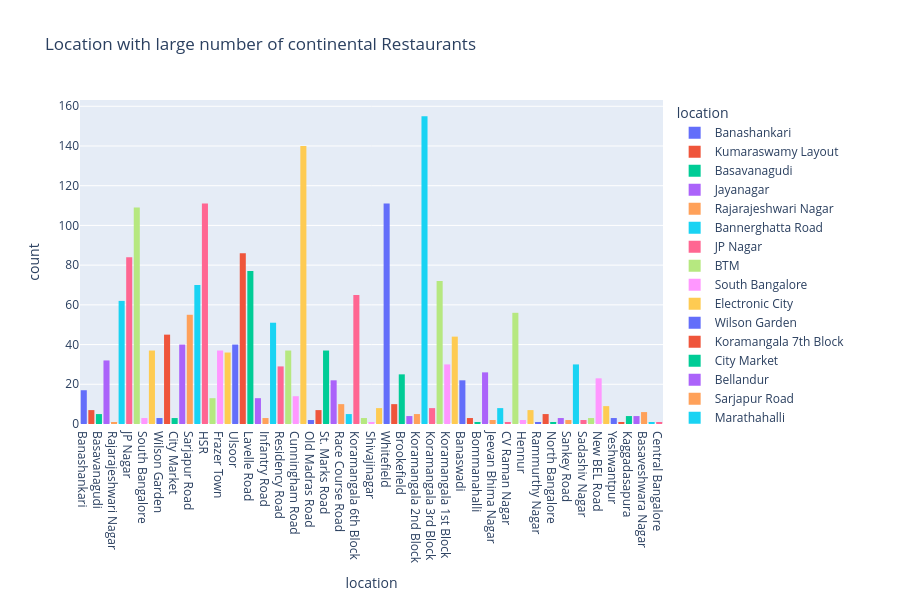

Here is the notebook cell this chart was saved with:
### Code cell
px.histogram(
    continental_df,
    x="location",
    color="location",
    title="Location with large number of continental Restaurants",
    height = 600
).show()
